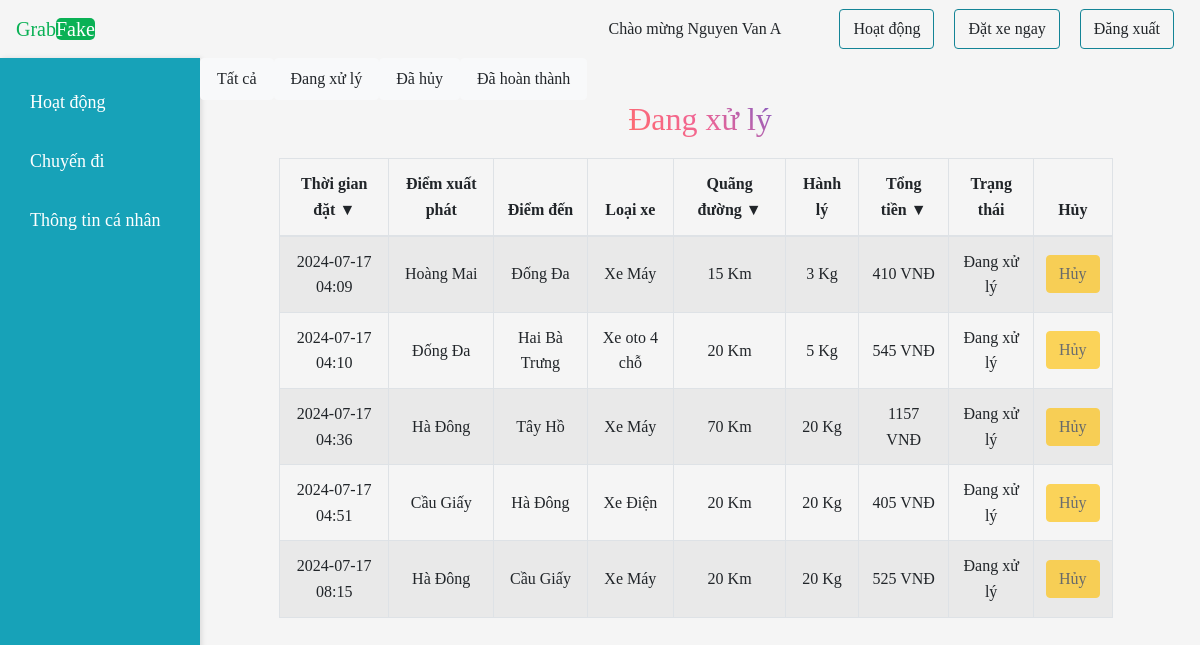
Page /upenride.php (signed in) on the committed database.
### tables this page shows
CREATE TABLE `ride` (
  `ride_id` int NOT NULL,
  `ride_date` varchar(20) NOT NULL,
  `from_distance` varchar(50) NOT NULL,
  `to_distance` varchar(50) NOT NULL,
  `cab_type` tinyint NOT NULL,
  `total_distance` varchar(50) NOT NULL,
  `luggage` varchar(50) NOT NULL,
  `total_fare` varchar(50) NOT NULL,
  `status` int NOT NULL,
  `customer_user_id` int NOT NULL,
  `driver_id` int NOT NULL
);

CREATE TABLE `vehicle` (
  `id` int NOT NULL,
  `name` text NOT NULL
);

### dbcon.php (called while the page is built, shortened)
<?php
class Dbcon
{
    public function __construct()
    {
        $this->conn = new mysqli("localhost", "root", "", "grab_fake");
    }
}

### user.php (called while the page is built, shortened)
<?php
require('dbcon.php');
class user
{
    function penride($id, $conn)
    {
        $sql = "SELECT * FROM ride WHERE status=1 AND customer_user_id='$id'";
        $result = $conn->query($sql);
        $appr = array();
        while ($row = $result->fetch_assoc()) {
            array_push($appr, $row);
        }
        return $appr;
    }
}

### upenride.php (the view, shortened to what this page needs)
<?php
if ($_SESSION['userdata']['role'] == 1) {
  include('header.php');
  include('adminwrk.php');
?>
  <header>
    <nav class="navbar navbar-expand-lg">
      <a class="navbar-brand nos" href="#">Grab<span class="logo-header">Fake</span></a>
      <button class="navbar-toggler" type="button" data-toggle="collapse" data-target="#navbarSupportedContent" aria-controls="navbarSupportedContent" aria-expanded="false" aria-label="Toggle navigation">
        <span><i class="fas fa-bars logo text-dark"></i></span>
      </button>
      <div class="collapse navbar-collapse" id="navbarSupportedContent">
        <ul class="navbar-nav ml-auto">
          <li class="nav-item rbtn">
            <a class="btn" href="admin.php">Dashboard</a>
            <a class="btn" href="logout.php">Đăng xuất</a>
          </li>
        </ul>
      </div>
    </nav>
  </header>
<?php
  echo '<h1 class="text-center text-weight-bold text-dark">ADMIN can not Enter User Area</h1>';
} else {
  include('user.php');
  include('header.php');
  include('navs.php');
  include('ussidebar.php');
?>
  <nav class="nav nav-pills nav-justified col-sm-10">
    <?php if ($_SESSION['userdata']['role'] == 3) : ?>
      <a class="nav-link btn btn-light " href="usrride.php">Tất cả</a>
    <?php endif; ?>
    <a class="nav-link btn btn-light " href="upenride.php">Đang xử lý</a>
    <?php if ($_SESSION['userdata']['role'] == 3) : ?>
    <a class="nav-link btn btn-light " href="ucanride.php">Đã hủy</a>
    <?php endif; ?>
    <a class="nav-link btn btn-light " href="ucomride.php">Đã hoàn thành</a>
  </nav>
  <div class="center" id="penru">
    <h3 class="text-center gradient-text">Đang xử lý</h3>
    <table id='tbl2' class="container-fluid col-lg-10 mr-lg-2 table table-hover table-bordered table-striped">
      <thead>
        <th onclick="sortTable(0,tbl2)">Thời gian đặt &#9660;</th>
        <th>Điểm xuất phát</th>
        <th>Điểm đến</th>
        <th>Loại xe</th>
        <th onclick="sortTablen(4,tbl2)">Quãng đường &#9660;</th>
        <th>Hành lý</th>
        <th onclick="sortTablen(6,tbl2)">Tổng tiền &#9660;</th>
        <th>Trạng thái</th>
        <?php if ($_SESSION['userdata']['role'] == 3) : ?>
          <th>Hủy</th>
        <?php elseif ($_SESSION['userdata']['role'] == 2) : ?>
          <th>Chấp nhận</th>
        <?php endif; ?>
      </thead>
      <tbody id="tbl2c">
        <?php
        function getCabName ($type, $admc) {
          $car = '';
          $sql = "SELECT * FROM `vehicle` WHERE `id` = " . $type;
          $res = $admc->conn->query($sql);
          if ($res->num_rows > 0) {
            while ($row = $res->fetch_assoc()) {
              $car = $row['name'];
            }
          }
          return $car;
        } ;
        $id = $_SESSION['userdata']['user_id'];
        $adm = new user();
        $admc = new dbcon();
        $showp = $_SESSION['userdata']['role'] == 2? $adm->pendriver($_SESSION['userdata']['cab_type'],$admc->conn) :$adm->penride($id, $admc->conn);
        foreach ($showp as $key => $val) {
          echo "<tr>
          <td>" . $val['ride_date'] . "</td>
          <td>" . $val['from_distance'] . "</td>
          <td>" . $val['to_distance'] . "</td>
          <td>" . getCabName($val['cab_type'], $admc) . "</td>
          <td>" . $val['total_distance'] . " Km</td>
          <td>" . $val['luggage'] . " Kg</td>
          <td>" . $val['total_fare'] . " VNĐ</td>
          <td>Đang xử lý</td>";
          if($_SESSION['userdata']['role'] == 3){
            if ($val['status'] == 0) {
              echo "<td><a class='btn btn-warning' href='upenride.php?action=blk&id=" . $val['ride_id'] . "'>Hủy</a></td>";
            } else {
              echo "<td><a class='btn btn-warning disabled' >Hủy</a></td>";
            }
          } elseif($_SESSION['userdata']['role'] == 2){
            echo "<td><a class='btn btn-success' href='upenride.php?action=app&id=" . $val['ride_id'] . "&driver_id=".$_SESSION['userdata']['user_id']."'>Chấp nhận</a></td>";
          }
        }
        ?>
      </tbody>
    </table>
  </div>
<?php include('adfoot.php');
} ?>

### assets/css/style.css (style rules this page uses)
* { box-sizing: border-box; }
h3 { margin-bottom: 0; }
h3.gradient-text { background: linear-gradient(45deg, #ff6b6b, #f06595, #845ec2); -webkit-background-clip: text; -webkit-text-fill-color: transparent; text-align: center; font-size: 2em; transition: transform 0.3s ease-in-out; }
.center { display: flex; flex: 1; flex-direction: column; justify-content: center; align-items: center; }
th { cursor: pointer; }
.table { margin: 20px 0; }
.table th, .table td { text-align: center; vertical-align: middle; }
.table th { cursor: pointer; transition: background-color 0.3s; }

### rows in the picture
ride: ride_date "2024-07-17 04:09", from_distance "Hoàng Mai", to_distance "Đống Đa", cab_type.name "Xe Máy", total_distance "15", luggage "3", total_fare "410", status "Hủy"
ride: ride_date "2024-07-17 04:10", from_distance "Đống Đa", to_distance "Hai Bà Trưng", cab_type.name "Xe oto 4 chỗ", total_distance "20", luggage "5", total_fare "545", status "Hủy"
ride: ride_date "2024-07-17 04:36", from_distance "Hà Đông", to_distance "Tây Hồ", cab_type.name "Xe Máy", total_distance "70", luggage "20", total_fare "1157", status "Hủy"
ride: ride_date "2024-07-17 04:51", from_distance "Cầu Giấy", to_distance "Hà Đông", cab_type.name "Xe Điện", total_distance "20", luggage "20", total_fare "405", status "Hủy"
ride: ride_date "2024-07-17 08:15", from_distance "Hà Đông", to_distance "Cầu Giấy", cab_type.name "Xe Máy", total_distance "20", luggage "20", total_fare "525", status "Hủy"

### other values in the picture
$_SESSION['userdata']['username'] "Nguyen Van A"
